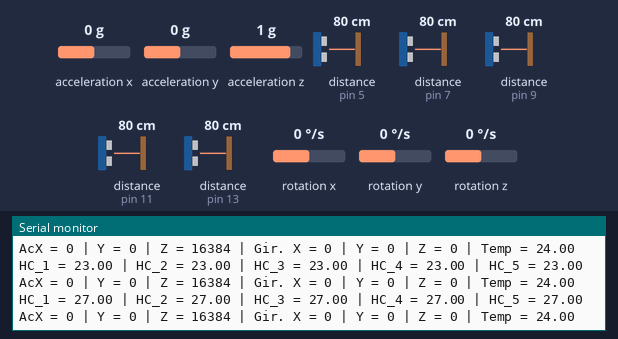
A sketch run on a simulated Arduino Uno, built with avr-gcc and run on an emulated ATmega328P. Parts: the last lines printed to the serial monitor. Wiring (inferred from the names in the program): 5 × ultrasonic range finder: trigger pin 4, echo pin 5 / trigger pin 6, echo pin 7 / trigger pin 8, echo pin 9 / trigger pin 10, echo pin 11 / trigger pin 12, echo pin 13; MPU-6050 motion sensor at I2C address 0x68. The inputs (shaded band) are chosen by the test bench; at power-on: acceleration x 0 g, distance to the obstacle (sensors on pin 5, pin 7, pin 9, pin 11, pin 13) 80 cm, acceleration y 0 g, acceleration z 1 g, rotation x 0 °/s, rotation y 0 °/s, rotation z 0 °/s. The echo pulse lasts 58.3 µs per cm.

Above: at 1.7 s.
1.8 s: acceleration x set to -1.4 g
At 2.09 s:
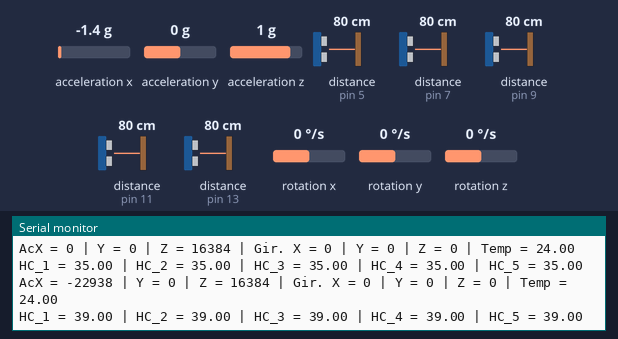
4.8 s: distance to the obstacle (sensor on pin 5) set to 2 cm
At 4.95 s:
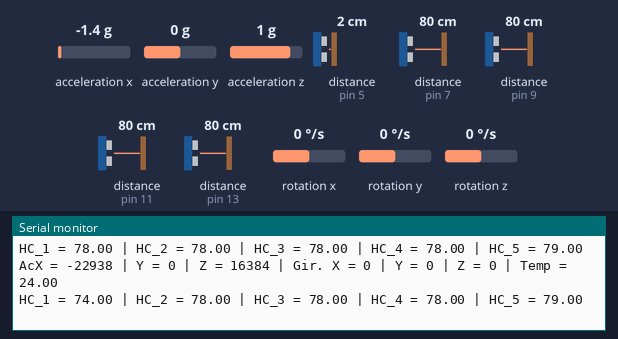
7.8 s: distance to the obstacle (sensor on pin 7) set to 4 cm
At 7.92 s:
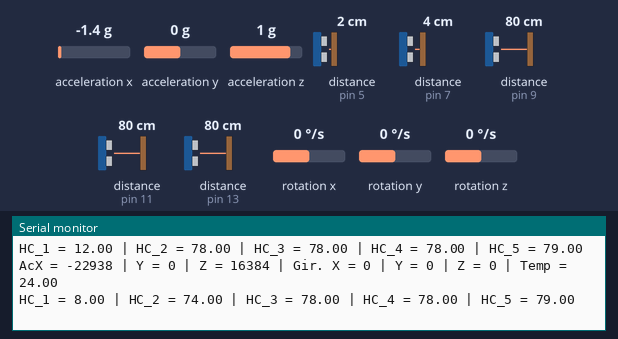
10.8 s: distance to the obstacle (sensor on pin 9) set to 2 cm
At 11.9 s:
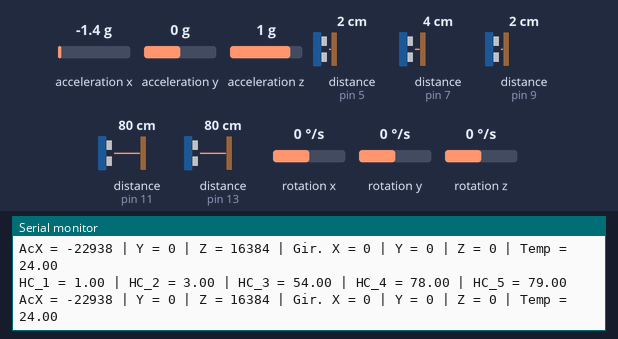
13.8 s: distance to the obstacle (sensor on pin 11) set to 2 cm
At 14.9 s:
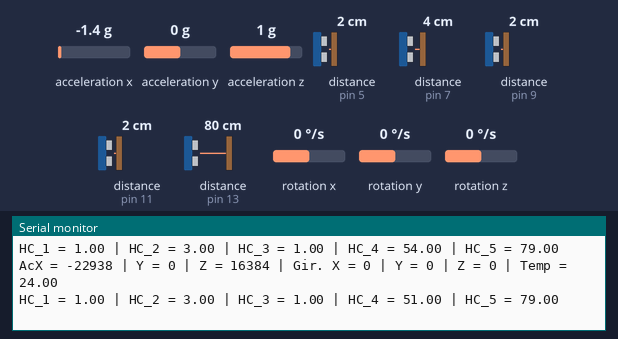
16.8 s: distance to the obstacle (sensor on pin 13) set to 2 cm
At 17.5 s:
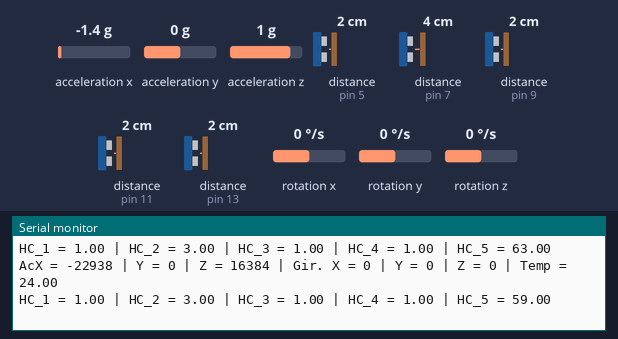
Timing chart, 0 to 19.8 s (numbered marks = the images above; inputs shaded):
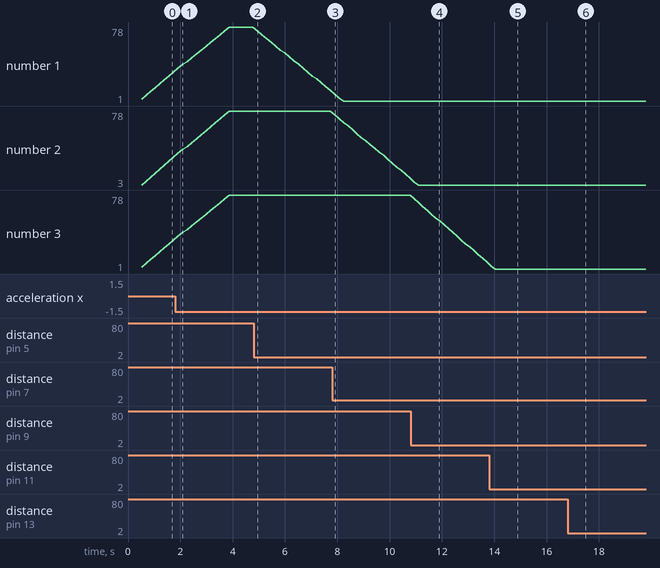

The sketch:

5Ultrasonicos_Serial.ino
```cpp
/*
     Projeto:

  ---- Componentes: ----

  5 Sensores de Ultrassom HC-04
  1 Giroscópio

  ---- Funcionamento: ----

*/


// ==============================================================================
// ------------ Bibliotecas -----------------------

#include <Arduino.h>
#include <Wire.h>

// ==============================================================================
// ------------ Portas -----------------------

//HC-04 01
#define hc1_trig_pin 4
#define hc1_echo_pin 5

//HC-04 02
#define hc2_trig_pin 6
#define hc2_echo_pin 7

//HC-04 03
#define hc3_trig_pin 8
#define hc3_echo_pin 9

//HC-04 04
#define hc4_trig_pin 10
#define hc4_echo_pin 11

//HC-04 05
#define hc5_trig_pin 12
#define hc5_echo_pin 13

// ==============================================================================
// ------------ Variáveis e Constantes -----------------------


//Endereco I2C do MPU6050
const int MPU = 0x68;
//SCL     ->     A5
//SDA     ->     A4

//Variaveis para armazenar valores do acelerometro e giroscópio
int AcX, AcY, AcZ, Tmp, GyX, GyY, GyZ;

//Numero de iterações da média móvel
#define num 20

//Numero de sensores HC
#define sensores_HC 5

//Ajustes
int delay_Loop = 60; //Delay para o loop do arduino em ms
//Distância para Acionar o motor
double distanceToActivate = 18; //Aciona quando está a esta distância do sensor

//Média móvel
int values [num][sensores_HC];

//Média móvel 2
long accf[sensores_HC];
int cont_num[sensores_HC];

//DistânciaMedida
double distance[sensores_HC];
double distance_filtered[sensores_HC];

int read_ADC[sensores_HC];
long set_time [sensores_HC];
long rememTime[sensores_HC];

//Estado
int flag = 0;

// ==============================================================================
// ------------ Protótipo das Funções  -----------------------
long moving_average(int sig, int sensor);
long moving_average2(int sig, int sensor);
long sensorHC (int trigpin , int echopin);
float mediaMovel(float xis) ;
void giroscopio( );
void print_giroscopio( );
void print_giroscopioSerialStudio( );
void print_HC( );
void print_HC_SerialStudio( );

// ==============================================================================
// ------------ Setup -----------------------
void setup()
{

  //HC
  pinMode( hc1_trig_pin, OUTPUT );   //HC-04 trig
  pinMode( hc1_echo_pin, INPUT  );   //HC-04 echo
  pinMode( hc2_trig_pin, OUTPUT );   //HC-04 trig
  pinMode( hc2_echo_pin, INPUT  );   //HC-04 echo
  pinMode( hc3_trig_pin, OUTPUT );   //HC-04 trig
  pinMode( hc3_echo_pin, INPUT  );   //HC-04 echo
  pinMode( hc4_trig_pin, OUTPUT );   //HC-04 trig
  pinMode( hc4_echo_pin, INPUT  );   //HC-04 echo
  pinMode( hc5_trig_pin, OUTPUT );   //HC-04 trig
  pinMode( hc5_echo_pin, INPUT  );   //HC-04 echo

  delay(500);

  //Serial
  Serial.begin(9600);
  Serial.println("Sistema incializado");

  //I2C
  Wire.begin();
  Wire.beginTransmission(MPU);
  Wire.write(0x6B);
  //Inicializa o acelerômetro
  Wire.write(0);
  Wire.endTransmission(true);


  //media2
  for (int i = 0; i < sensores_HC; i++ ) {
    accf[i] = 0;
    cont_num[i] = 0;
  }

}

// ==============================================================================
// ------------ Loop -----------------------
void loop()
{
  // HC acionando alternadamente, saltando ao menos sensor 1 - 3 - 5 - 2 - 4
  distance_filtered[0] = moving_average(sensorHC(hc1_trig_pin , hc1_echo_pin ), 0); //HC-04 01
  distance_filtered[2] = moving_average(sensorHC(hc3_trig_pin , hc3_echo_pin ), 2); //HC-04 03
  distance_filtered[4] = moving_average(sensorHC(hc5_trig_pin , hc5_echo_pin ), 4); //HC-04 05
  distance_filtered[1] = moving_average(sensorHC(hc2_trig_pin , hc2_echo_pin ), 1); //HC-04 02
  distance_filtered[3] = moving_average(sensorHC(hc4_trig_pin , hc4_echo_pin ), 3); //HC-04 04

  giroscopio( );

  print_HC( );
  print_giroscopio( );

  delay (delay_Loop); //Atraso de loop

}

//============================================
// --- Funções ---

long moving_average (int sig, int sensorNum)
{
  int i; // controle do vetor
  long acc = 0; // acumulador

  for (i = num; i > 0 ; i--) values[i][sensorNum] = values [i - 1][sensorNum];

  values[0][sensorNum] = sig;

  for (i = 0; i < num; i++) acc += values[i][sensorNum];

  return acc / num;
}


//terminar
long moving_average2 (int sig, int sensorNum)
{

  accf[sensorNum] = accf[sensorNum] - values[cont_num[sensores_HC]][sensorNum] ; // Retira da soma
  accf[sensorNum] = accf[sensorNum] + sig; // soma o novo valor
  values[cont_num[sensores_HC]][sensorNum] = sig;  //Salva no vetor o novo valor

  cont_num[sensores_HC]++; //avança contador de posição do vetor
  if (cont_num[sensores_HC]  = num ) cont_num[sensores_HC] = 0; // Zera se estourou as posições

  return   accf[sensores_HC] / num; //retorna a nova media
}


// Sensor HC lê distancia
long sensorHC (int trigpin , int echopin)
{

  digitalWrite( trigpin, HIGH );
  delayMicroseconds( 100 );
  digitalWrite( trigpin, LOW );
  int interval = pulseIn( echopin, HIGH );

  return interval * 0.017; //cm
}

float mediaMovel(float xis) {
  static float media = 0.0;
  static int indice = 1;

  if (indice == 0 || indice == 33) {
    indice = 1;
    media = 0.0;
  }
  media = media + (xis - media) / indice++;

  return media;
}


void giroscopio( ) {
  Wire.beginTransmission(MPU);
  Wire.write(0x3B);
  Wire.endTransmission(false);

  //Solicita os dados do sensor
  Wire.requestFrom(MPU, 14, true);

  //Armazena o valor dos sensores nas variaveis correspondentes
  AcX = Wire.read() << 8 | Wire.read();
  AcY = Wire.read() << 8 | Wire.read();
  AcZ = Wire.read() << 8 | Wire.read();
  Tmp = Wire.read() << 8 | Wire.read();
  GyX = Wire.read() << 8 | Wire.read();
  GyY = Wire.read() << 8 | Wire.read();
  GyZ = Wire.read() << 8 | Wire.read();
}

void print_giroscopio( ) {
  //Mostra os valores na serial
  Serial.print("AcX = ");
  Serial.print(AcX);
  Serial.print(" | Y = ");
  Serial.print(AcY);
  Serial.print(" | Z = ");
  Serial.print(AcZ);
  Serial.print(" | Gir. X = ");
  Serial.print(GyX);
  Serial.print(" | Y = ");
  Serial.print(GyY);
  Serial.print(" | Z = ");
  Serial.print(GyZ);
  Serial.print(" | Temp = ");
  Serial.println(Tmp / 340.00 + 36.53);
}


void print_giroscopioSerialStudio( ) {
  Serial.print("/*");        // Frame start sequence  [/*]
  Serial.print(AcX);//AcX
  Serial.print(",");         // Separator character   [,]
  Serial.print(AcY);//| Y
  Serial.print(",");         // Separator character   [,]
  Serial.print(AcZ);//| Z
  Serial.print(",");         // Separator character   [,]
  Serial.print(GyX);//| Gir. X
  Serial.print(",");         // Separator character   [,]
  Serial.print(GyY);//| Gir.Y
  Serial.print(",");         // Separator character   [,]
  Serial.print(GyZ);//| Gir.Z
  Serial.print(",");         // Separator character   [,]
  Serial.print(Tmp / 340.00 + 36.53);//| Temp
  Serial.print("*/");        // Frame finish sequence [*/]
}


void print_HC( ) {
  //Mostra os valores na serial
  Serial.print("HC_1 = ");
  Serial.print(distance_filtered[0]);
  Serial.print(" | HC_2 = ");
  Serial.print(distance_filtered[1]);
  Serial.print(" | HC_3 = ");
  Serial.print(distance_filtered[2]);
  Serial.print(" | HC_4 = ");
  Serial.print(distance_filtered[3]);
  Serial.print(" | HC_5 = ");
  Serial.println(distance_filtered[4]);
}

void print_HC_SerialStudio( ) {
  Serial.print("/*");        // Frame start sequence  [/*]
  Serial.print(distance_filtered[0]);// HC_1
  Serial.print(",");
  Serial.print(distance_filtered[1]);// HC_2
  Serial.print(",");
  Serial.print(distance_filtered[2]);// HC_3
  Serial.print(",");
  Serial.print(distance_filtered[3]);// HC_4
  Serial.print(",");
  Serial.print(distance_filtered[4]);// HC_5
  Serial.print("*/");        // Frame finish sequence [*/]
}
```

Measured:
- after the input at 1.8 s, the serial monitor: prints a new line after 0.19 s (image 1)
- after the input at 4.8 s, the serial monitor: prints a new line after 0.15 s (image 2)
- after the input at 7.8 s, the serial monitor: prints a new line after 0.11 s (image 3)
- after the input at 10.8 s, the serial monitor: prints a new line after 0.15 s (image 4)
- after the input at 13.8 s, the serial monitor: prints a new line after 0.08 s (image 5)
- after the input at 16.8 s, the serial monitor: prints a new line after 0.07 s (image 6)
- plotted number 1: 78 → 12 after the input at 4.8 s
- plotted number 2: 78 → 10 after the input at 7.8 s
